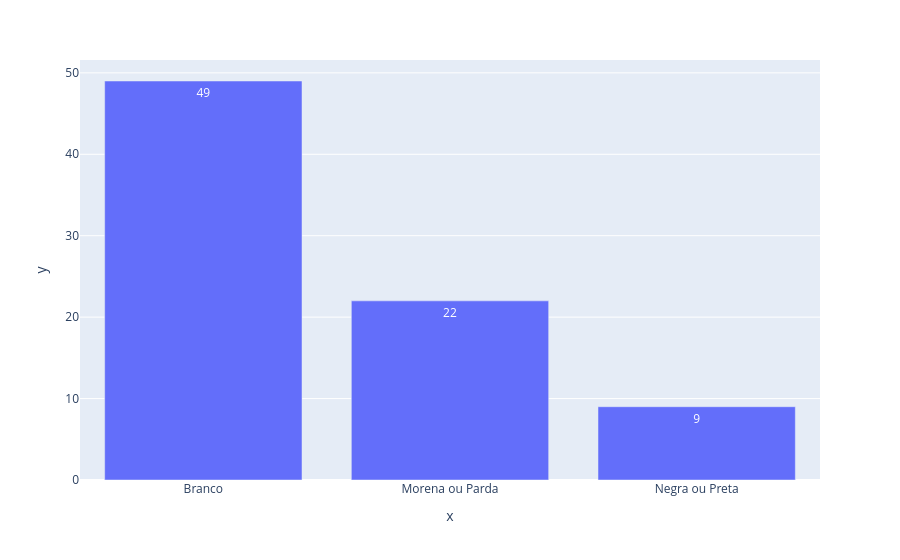

The cell this chart's notebook holds for it:
### Code cell
fig = px.bar(
    x=distribuicao_pop_por_raca.index,
    y=distribuicao_pop_por_raca,
    text=distribuicao_pop_por_raca
)
fig.show()

### Figure 1 — Plotly figure (JSON) as saved in the notebook; plotly's stock layout.template omitted (floating-point values rounded to 4 significant figures)
{"data": [{"hovertemplate": "x=%{x}<br>y=%{y}<br>text=%{text}<extra></extra>", "legendgroup": "", "marker": {"color": "#636efa", "pattern": {"shape": ""}}, "name": "", "orientation": "v", "showlegend": false, "text": [49.0, 22.0, 9.0], "textposition": "auto", "type": "bar", "x": ["Branco", "Morena ou Parda", "Negra ou Preta"], "xaxis": "x", "y": [49, 22, 9], "yaxis": "y"}], "layout": {"barmode": "relative", "legend": {"tracegroupgap": 0}, "margin": {"t": 60}, "xaxis": {"anchor": "y", "domain": [0, 1], "title": {"text": "x"}}, "yaxis": {"anchor": "x", "domain": [0, 1], "title": {"text": "y"}}}}
